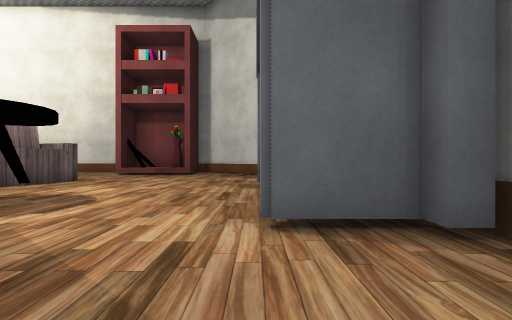
view 1 (above)

19 first-person views from a walk through a scene from a Unity 3-D project. The camera is 0.68 m above the floor, looks level and sees 90° across. The floor is counted in squares, 1 m on a side. Each view is taken from the middle of a square. On the plan, view 1 faces up. The plan holds only what a view shows up to about 9 squares ahead; the rest is blank. The place goes on beyond the plan. The player character is not drawn. Some surface patterns are stand-ins.

view 2
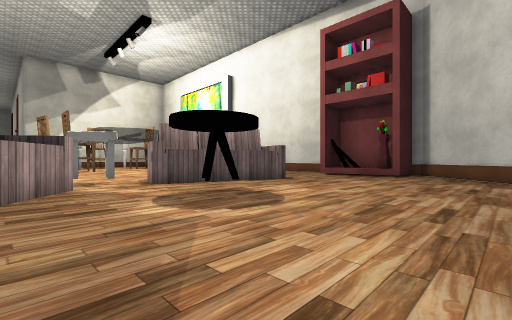

view 3
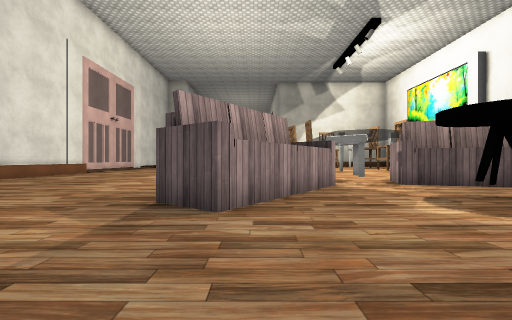

view 4
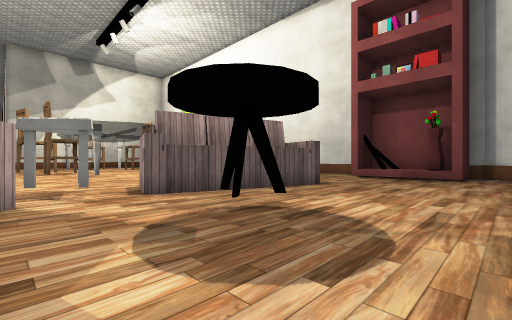

view 5
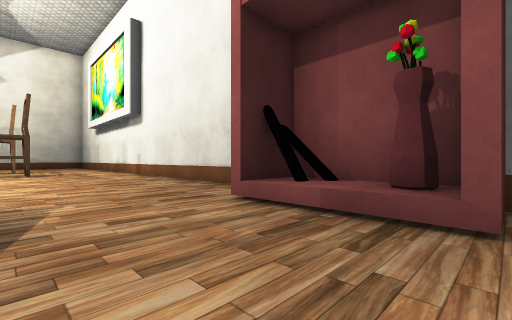

view 6
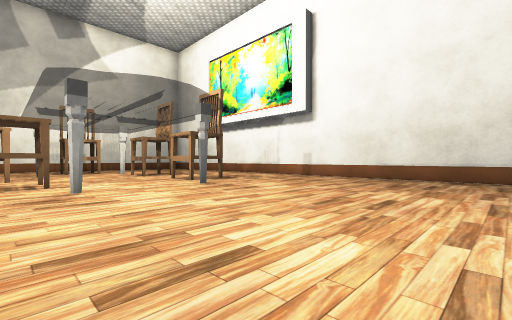

view 7
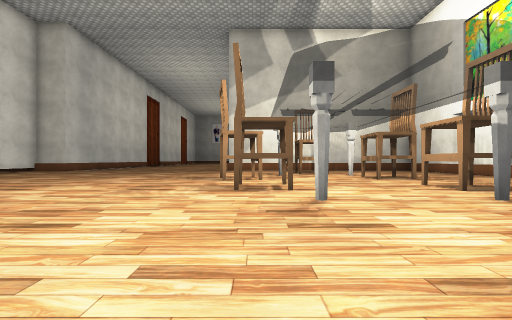

view 8
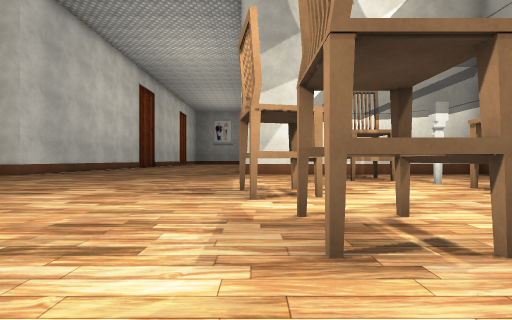

view 9
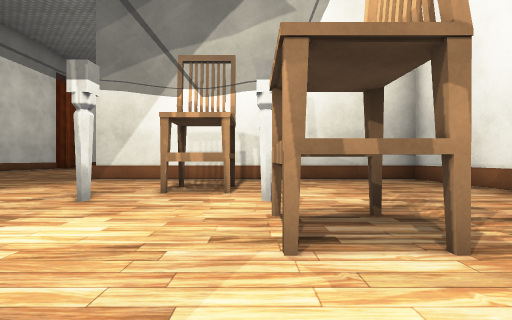

view 10
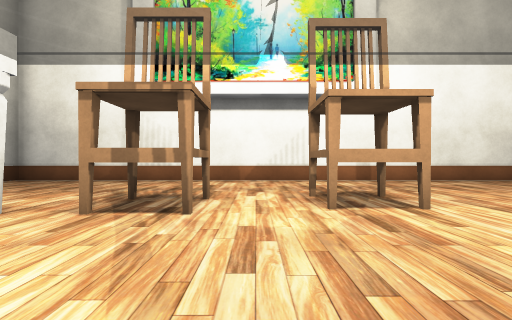

view 11
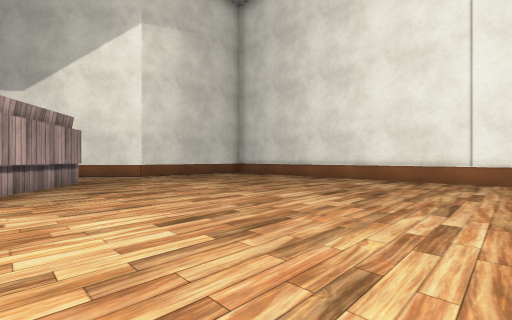

view 12
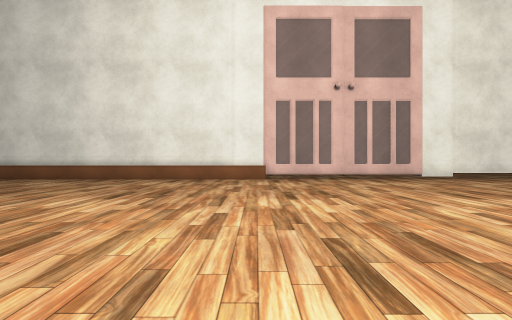

view 13
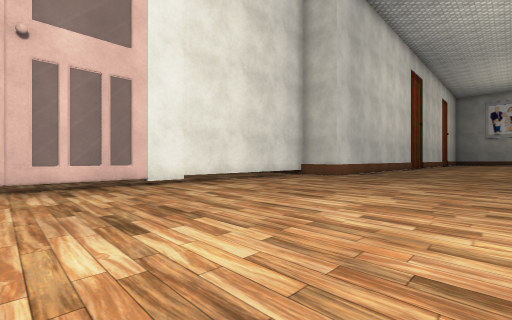

view 14
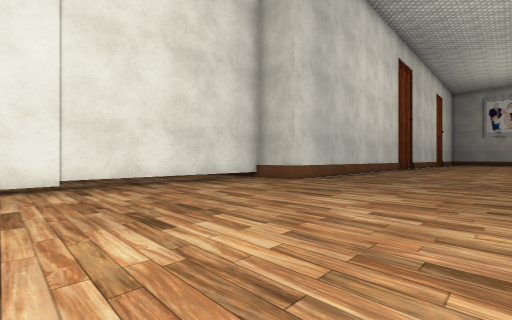

view 15
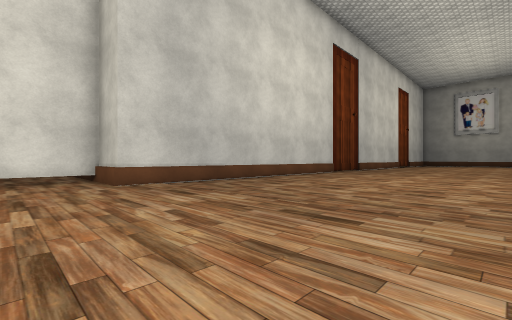

view 16
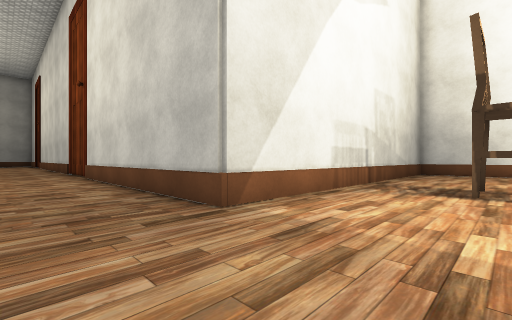

view 17
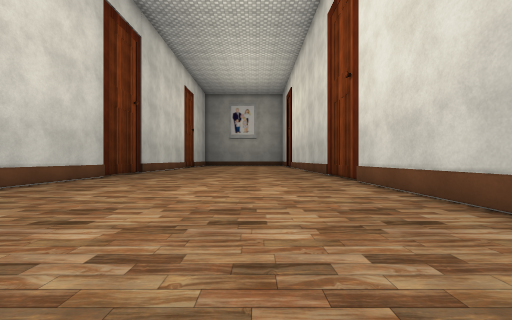

view 18
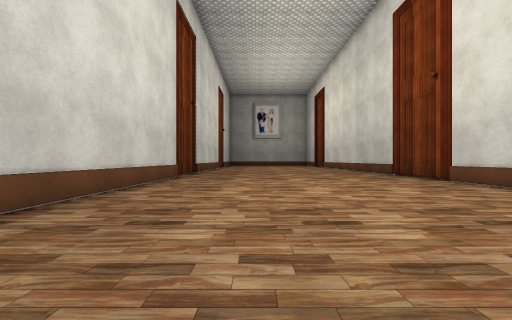

view 19
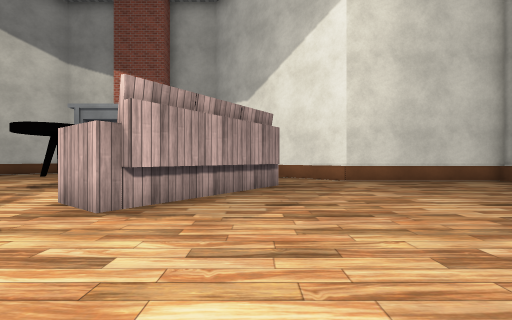

### Floor plan
Key: @ floor where view 1 was taken; # wall or solid block; . floor; = window, fence, low wall or low ledge; ^ raised ledge; S sofa; F flowerpot; C chair; T thing the floor can be seen under or through; O other object.
Columns run from 36 left of view 1 to 3 right of it. Each row starts with its distance up from view 1.
 14          ###################  #####
 13          #................... OOFO##
 12          #....................OOFO.##
 11          #..........................#
 10          #...........................
  9          #.....CC.CC.................
  8          #.....C.....#...... SS......
  7          #..CC.............. S.......
  6          #..C...............SS......^O
  5          #....#......#......SS.......
  4          #.....CC.CC.........S..O....
  3 ##########.....C.C...........O......OOO
  2 ............................OS.........#
  1 .......................    ..SS.......
  0 ...................... .......SSS...@
 -1 ...............................SS...
 -2 ...................................
 -3 ..................................#
 -4 ..................................#
 -5 ..................................#
 -6 ..................................#
 -7 ..................................#
 -8 ###########.......................#
 -9           #TTTTTT#=##O=############
-10           #..........

Where each view was taken, in squares from view 1:
view 1: 0 up, 0 right, facing up
view 2: 1 up, 0 right, facing up-left
view 3: 0 up, 0 right, facing left
view 4: 2 up, 2 left, facing up-left
view 5: 9 up, 3 left, facing up-left
view 6: 4 up, 9 left, facing up-left
view 7: 4 up, 11 left, facing left
view 8: 3 up, 15 left, facing left
view 9: 8 up, 18 left, facing left
view 10: 5 up, 19 left, facing up
view 11: 0 up, 13 left, facing down-right
view 12: 0 up, 13 left, facing down
view 13: 2 down, 16 left, facing down-left
view 14: 2 down, 19 left, facing down-left
view 15: 0 up, 24 left, facing down-left
view 16: 0 up, 24 left, facing up-left
view 17: 1 down, 27 left, facing left
view 18: 4 down, 27 left, facing left
view 19: 1 down, 11 left, facing right
